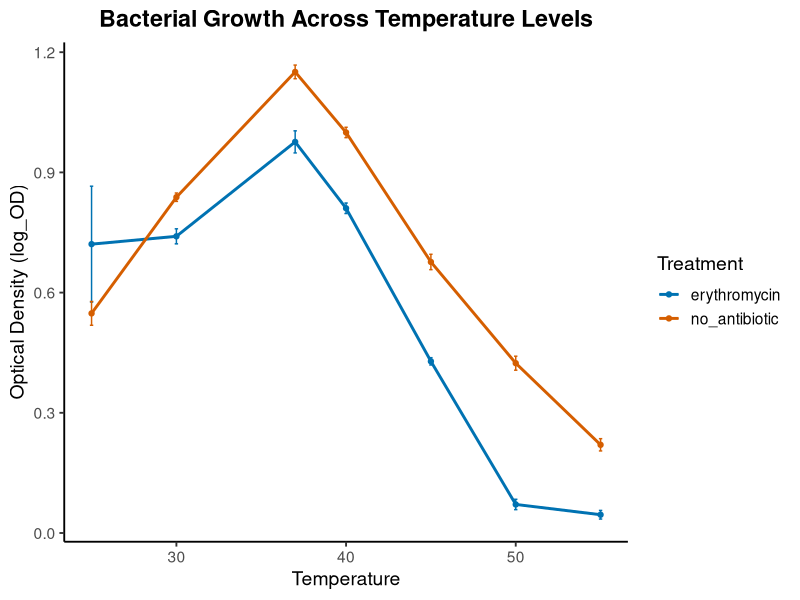
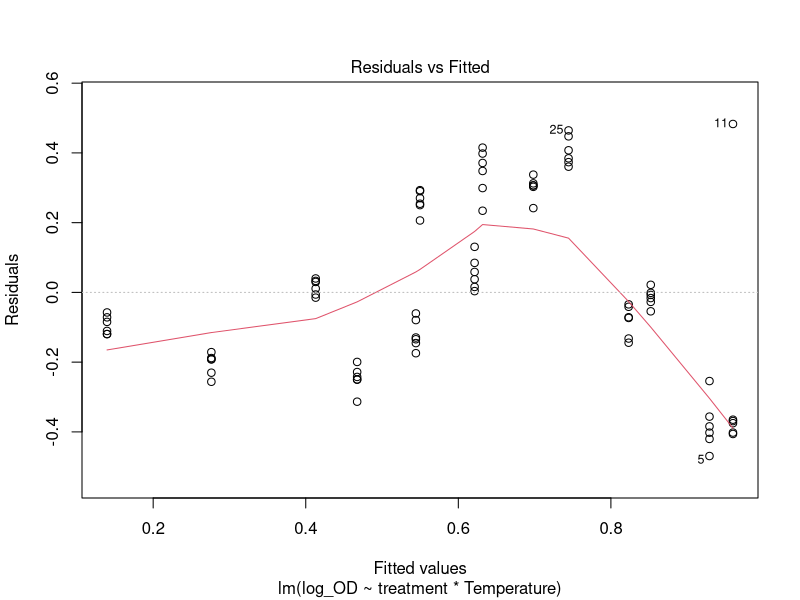
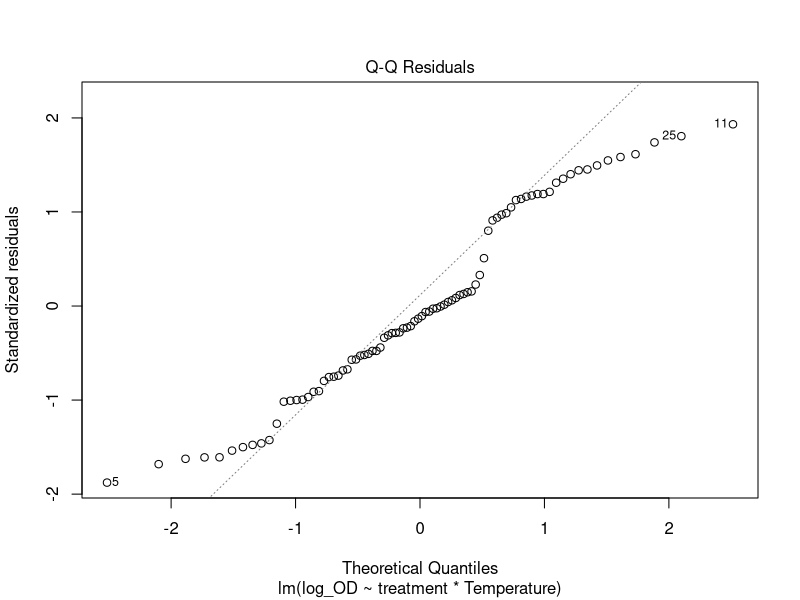
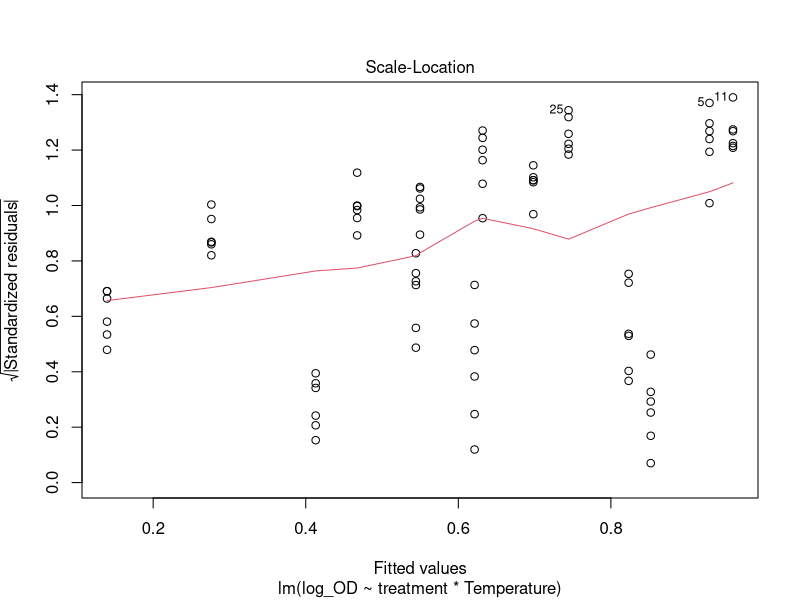
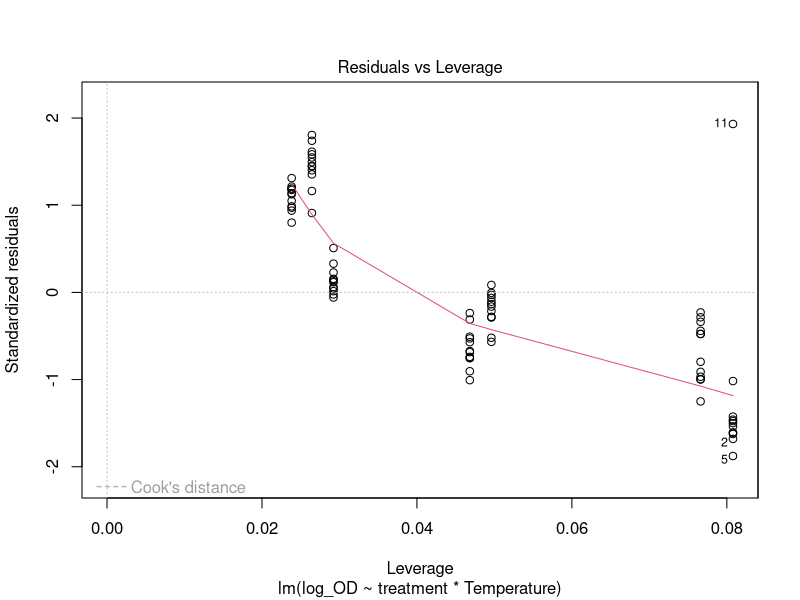

Source code (R) for these figures, in order:
## ---- chunk 1
library(readr)
library(dplyr)
library(ggplot2)

sample2 <- read_csv("sample 2.csv")
str(sample2)
## ---- chunk 2
my_colors1 <- c("no_antibiotic" = "#D55E00", "erythromycin" = "#0072B2")
ggplot(sample2, aes(x = Temperature, y = log_OD, color = treatment, group = treatment)) +
  stat_summary(fun = mean, geom = "point") +
  stat_summary(fun = mean, geom = "line", linewidth = 1) +
                 stat_summary(fun.data = mean_se, geom = "errorbar", width = 0.2) +
                 scale_color_manual(values = my_colors1) +
                 labs(
                   title = "Bacterial Growth Across Temperature Levels",
                   x = "Temperature",
                   y = "Optical Density (log_OD)",
                   color = "Treatment"
                 ) +
                 theme_classic(base_size = 14) +
                 theme(
                   plot.title = element_text(face = "bold", hjust = 0.5))
## ---- chunk 3
model <- lm(log_OD ~ treatment * Temperature, data = sample2)
summary(model)
## ---- chunk 4
plot(model)
sample2 |>
  mutate(cooks_d = cooks.distance(model)) |>
  filter(cooks_d > 4/nrow(sample2))
## ---- chunk 5
1 + 1
## ---- chunk 6
#| echo: false
2 * 2
